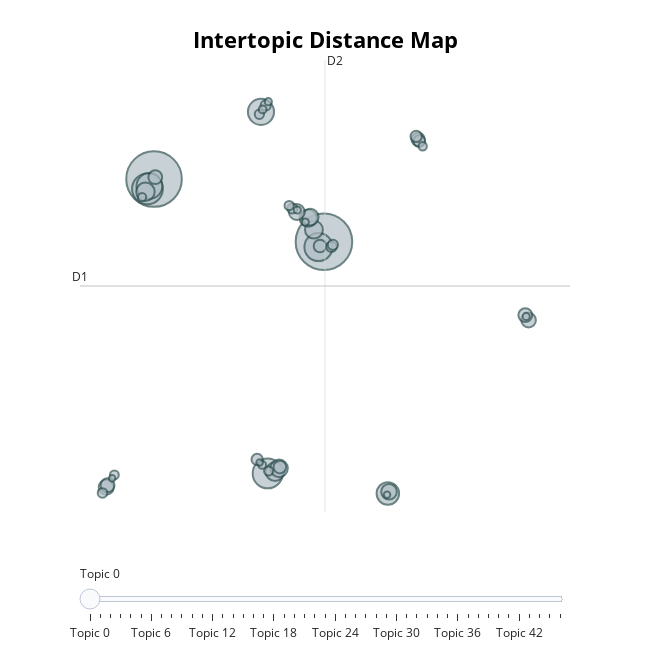

Source (notebook cell):
### Code cell
# Visualize the topics
topic_model.visualize_topics()

### Figure 1 — Plotly figure (JSON) as saved in the notebook; plotly's stock layout.template omitted (floating-point values rounded to 4 significant figures; data arrays with more than 128 entries replaced by an {"elided": "..."} marker saying what was removed)
{"data": [{"customdata": {"elided": "47x3 mixed values"}, "hovertemplate": "<b>Topic %{customdata[0]}</b><br>%{customdata[1]}<br>Size: %{customdata[2]}", "legendgroup": "", "marker": {"color": "#B0BEC5", "line": {"color": "DarkSlateGrey", "width": 2}, "size": [740, 715, 219, 207, 183, 158, 154, 117, 80, 79, 74, 71, 68, 64, 58, 57, 52, 49, 45, 44, 44, 41, 37, 37, 32, 30, 29, 25, 24, 24, 23, 21, 20, 20, 19, 18, 16, 16, 14, 14, 12, 12, 12, 12, 10, 10, 10], "sizemode": "area", "sizeref": 0.4625, "symbol": "circle"}, "mode": "markers", "name": "", "orientation": "v", "showlegend": false, "type": "scatter", "x": [4.718, -6.512, -6.946, 0.9983, 4.355, 0.5561, -6.817, 8.942, 1.486, -7.077, 4.056, 1.752, 3.673, 3.811, 2.925, 9.018, -9.671, 18.24, -9.583, 18.02, -6.43, 10.94, 1.803, 4.459, 11.02, 10.81, 0.3024, 5.211, 0.8676, 5.309, 2.623, -9.916, 2.42, 0.4506, 1.06, -9.131, 11.24, -7.303, 0.6393, 0.6662, 1.043, 3.483, 2.958, 18.08, -9.279, 0.4673, 8.89], "xaxis": "x", "y": [6.008, 8.742, 8.316, -4.106, 5.775, 11.68, 8.44, -4.983, -4.03, 8.188, 6.533, -3.886, 7.033, 7.082, 7.302, -4.907, -4.713, 2.584, -4.625, 2.805, 8.823, 10.47, -3.829, 5.822, 10.4, 10.6, -3.496, 5.783, 11.96, 5.869, 7.461, -4.958, 7.583, 11.57, -4.0, -4.173, 10.17, 7.951, -3.735, 11.78, 12.12, 6.865, 7.391, 2.746, -4.321, -3.633, -5.035], "yaxis": "y"}], "layout": {"annotations": [{"showarrow": false, "text": "D1", "x": -11.4, "y": 4.074, "yshift": 10}, {"showarrow": false, "text": "D2", "x": 4.787, "xshift": 10, "y": 13.94}], "height": 650, "hoverlabel": {"bgcolor": "white", "font": {"family": "Rockwell", "size": 16}}, "legend": {"itemsizing": "constant", "tracegroupgap": 0}, "margin": {"t": 60}, "shapes": [{"line": {"color": "#CFD8DC", "width": 2}, "type": "line", "x0": 4.787, "x1": 4.787, "y0": -5.791, "y1": 13.94}, {"line": {"color": "#9E9E9E", "width": 2}, "type": "line", "x0": -11.4, "x1": 20.98, "y0": 4.074, "y1": 4.074}], "sliders": [{"active": 0, "pad": {"t": 50}, "steps": [{"args": [{"marker.color": [["red", "#B0BEC5", "#B0BEC5", "#B0BEC5", "#B0BEC5", "#B0BEC5", "#B0BEC5", "#B0BEC5", "#B0BEC5", "#B0BEC5", "#B0BEC5", "#B0BEC5", "#B0BEC5", "#B0BEC5", "#B0BEC5", "#B0BEC5", "#B0BEC5", "#B0BEC5", "#B0BEC5", "#B0BEC5", "#B0BEC5", "#B0BEC5", "#B0BEC5", "#B0BEC5", "#B0BEC5", "#B0BEC5", "#B0BEC5", "#B0BEC5", "#B0BEC5", "#B0BEC5", "#B0BEC5", "#B0BEC5", "#B0BEC5", "#B0BEC5", "#B0BEC5", "#B0BEC5", "#B0BEC5", "#B0BEC5", "#B0BEC5", "#B0BEC5", "#B0BEC5", "#B0BEC5", "#B0BEC5", "#B0BEC5", "#B0BEC5", "#B0BEC5", "#B0BEC5"]]}], "label": "Topic 0", "method": "update"}, {"args": [{"marker.color": [["#B0BEC5", "red", "#B0BEC5", "#B0BEC5", "#B0BEC5", "#B0BEC5", "#B0BEC5", "#B0BEC5", "#B0BEC5", "#B0BEC5", "#B0BEC5", "#B0BEC5", "#B0BEC5", "#B0BEC5", "#B0BEC5", "#B0BEC5", "#B0BEC5", "#B0BEC5", "#B0BEC5", "#B0BEC5", "#B0BEC5", "#B0BEC5", "#B0BEC5", "#B0BEC5", "#B0BEC5", "#B0BEC5", "#B0BEC5", "#B0BEC5", "#B0BEC5", "#B0BEC5", "#B0BEC5", "#B0BEC5", "#B0BEC5", "#B0BEC5", "#B0BEC5", "#B0BEC5", "#B0BEC5", "#B0BEC5", "#B0BEC5", "#B0BEC5", "#B0BEC5", "#B0BEC5", "#B0BEC5", "#B0BEC5", "#B0BEC5", "#B0BEC5", "#B0BEC5"]]}], "label": "Topic 1", "method": "update"}, {"args": [{"marker.color": [["#B0BEC5", "#B0BEC5", "red", "#B0BEC5", "#B0BEC5", "#B0BEC5", "#B0BEC5", "#B0BEC5", "#B0BEC5", "#B0BEC5", "#B0BEC5", "#B0BEC5", "#B0BEC5", "#B0BEC5", "#B0BEC5", "#B0BEC5", "#B0BEC5", "#B0BEC5", "#B0BEC5", "#B0BEC5", "#B0BEC5", "#B0BEC5", "#B0BEC5", "#B0BEC5", "#B0BEC5", "#B0BEC5", "#B0BEC5", "#B0BEC5", "#B0BEC5", "#B0BEC5", "#B0BEC5", "#B0BEC5", "#B0BEC5", "#B0BEC5", "#B0BEC5", "#B0BEC5", "#B0BEC5", "#B0BEC5", "#B0BEC5", "#B0BEC5", "#B0BEC5", "#B0BEC5", "#B0BEC5", "#B0BEC5", "#B0BEC5", "#B0BEC5", "#B0BEC5"]]}], "label": "Topic 2", "method": "update"}, {"args": [{"marker.color": [["#B0BEC5", "#B0BEC5", "#B0BEC5", "red", "#B0BEC5", "#B0BEC5", "#B0BEC5", "#B0BEC5", "#B0BEC5", "#B0BEC5", "#B0BEC5", "#B0BEC5", "#B0BEC5", "#B0BEC5", "#B0BEC5", "#B0BEC5", "#B0BEC5", "#B0BEC5", "#B0BEC5", "#B0BEC5", "#B0BEC5", "#B0BEC5", "#B0BEC5", "#B0BEC5", "#B0BEC5", "#B0BEC5", "#B0BEC5", "#B0BEC5", "#B0BEC5", "#B0BEC5", "#B0BEC5", "#B0BEC5", "#B0BEC5", "#B0BEC5", "#B0BEC5", "#B0BEC5", "#B0BEC5", "#B0BEC5", "#B0BEC5", "#B0BEC5", "#B0BEC5", "#B0BEC5", "#B0BEC5", "#B0BEC5", "#B0BEC5", "#B0BEC5", "#B0BEC5"]]}], "label": "Topic 3", "method": "update"}, {"args": [{"marker.color": [["#B0BEC5", "#B0BEC5", "#B0BEC5", "#B0BEC5", "red", "#B0BEC5", "#B0BEC5", "#B0BEC5", "#B0BEC5", "#B0BEC5", "#B0BEC5", "#B0BEC5", "#B0BEC5", "#B0BEC5", "#B0BEC5", "#B0BEC5", "#B0BEC5", "#B0BEC5", "#B0BEC5", "#B0BEC5", "#B0BEC5", "#B0BEC5", "#B0BEC5", "#B0BEC5", "#B0BEC5", "#B0BEC5", "#B0BEC5", "#B0BEC5", "#B0BEC5", "#B0BEC5", "#B0BEC5", "#B0BEC5", "#B0BEC5", "#B0BEC5", "#B0BEC5", "#B0BEC5", "#B0BEC5", "#B0BEC5", "#B0BEC5", "#B0BEC5", "#B0BEC5", "#B0BEC5", "#B0BEC5", "#B0BEC5", "#B0BEC5", "#B0BEC5", "#B0BEC5"]]}], "label": "Topic 4", "method": "update"}, {"args": [{"marker.color": [["#B0BEC5", "#B0BEC5", "#B0BEC5", "#B0BEC5", "#B0BEC5", "red", "#B0BEC5", "#B0BEC5", "#B0BEC5", "#B0BEC5", "#B0BEC5", "#B0BEC5", "#B0BEC5", "#B0BEC5", "#B0BEC5", "#B0BEC5", "#B0BEC5", "#B0BEC5", "#B0BEC5", "#B0BEC5", "#B0BEC5", "#B0BEC5", "#B0BEC5", "#B0BEC5", "#B0BEC5", "#B0BEC5", "#B0BEC5", "#B0BEC5", "#B0BEC5", "#B0BEC5", "#B0BEC5", "#B0BEC5", "#B0BEC5", "#B0BEC5", "#B0BEC5", "#B0BEC5", "#B0BEC5", "#B0BEC5", "#B0BEC5", "#B0BEC5", "#B0BEC5", "#B0BEC5", "#B0BEC5", "#B0BEC5", "#B0BEC5", "#B0BEC5", "#B0BEC5"]]}], "label": "Topic 5", "method": "update"}, {"args": [{"marker.color": [["#B0BEC5", "#B0BEC5", "#B0BEC5", "#B0BEC5", "#B0BEC5", "#B0BEC5", "red", "#B0BEC5", "#B0BEC5", "#B0BEC5", "#B0BEC5", "#B0BEC5", "#B0BEC5", "#B0BEC5", "#B0BEC5", "#B0BEC5", "#B0BEC5", "#B0BEC5", "#B0BEC5", "#B0BEC5", "#B0BEC5", "#B0BEC5", "#B0BEC5", "#B0BEC5", "#B0BEC5", "#B0BEC5", "#B0BEC5", "#B0BEC5", "#B0BEC5", "#B0BEC5", "#B0BEC5", "#B0BEC5", "#B0BEC5", "#B0BEC5", "#B0BEC5", "#B0BEC5", "#B0BEC5", "#B0BEC5", "#B0BEC5", "#B0BEC5", "#B0BEC5", "#B0BEC5", "#B0BEC5", "#B0BEC5", "#B0BEC5", "#B0BEC5", "#B0BEC5"]]}], "label": "Topic 6", "method": "update"}, {"args": [{"marker.color": [["#B0BEC5", "#B0BEC5", "#B0BEC5", "#B0BEC5", "#B0BEC5", "#B0BEC5", "#B0BEC5", "red", "#B0BEC5", "#B0BEC5", "#B0BEC5", "#B0BEC5", "#B0BEC5", "#B0BEC5", "#B0BEC5", "#B0BEC5", "#B0BEC5", "#B0BEC5", "#B0BEC5", "#B0BEC5", "#B0BEC5", "#B0BEC5", "#B0BEC5", "#B0BEC5", "#B0BEC5", "#B0BEC5", "#B0BEC5", "#B0BEC5", "#B0BEC5", "#B0BEC5", "#B0BEC5", "#B0BEC5", "#B0BEC5", "#B0BEC5", "#B0BEC5", "#B0BEC5", "#B0BEC5", "#B0BEC5", "#B0BEC5", "#B0BEC5", "#B0BEC5", "#B0BEC5", "#B0BEC5", "#B0BEC5", "#B0BEC5", "#B0BEC5", "#B0BEC5"]]}], "label": "Topic 7", "method": "update"}, {"args": [{"marker.color": [["#B0BEC5", "#B0BEC5", "#B0BEC5", "#B0BEC5", "#B0BEC5", "#B0BEC5", "#B0BEC5", "#B0BEC5", "red", "#B0BEC5", "#B0BEC5", "#B0BEC5", "#B0BEC5", "#B0BEC5", "#B0BEC5", "#B0BEC5", "#B0BEC5", "#B0BEC5", "#B0BEC5", "#B0BEC5", "#B0BEC5", "#B0BEC5", "#B0BEC5", "#B0BEC5", "#B0BEC5", "#B0BEC5", "#B0BEC5", "#B0BEC5", "#B0BEC5", "#B0BEC5", "#B0BEC5", "#B0BEC5", "#B0BEC5", "#B0BEC5", "#B0BEC5", "#B0BEC5", "#B0BEC5", "#B0BEC5", "#B0BEC5", "#B0BEC5", "#B0BEC5", "#B0BEC5", "#B0BEC5", "#B0BEC5", "#B0BEC5", "#B0BEC5", "#B0BEC5"]]}], "label": "Topic 8", "method": "update"}, {"args": [{"marker.color": [["#B0BEC5", "#B0BEC5", "#B0BEC5", "#B0BEC5", "#B0BEC5", "#B0BEC5", "#B0BEC5", "#B0BEC5", "#B0BEC5", "red", "#B0BEC5", "#B0BEC5", "#B0BEC5", "#B0BEC5", "#B0BEC5", "#B0BEC5", "#B0BEC5", "#B0BEC5", "#B0BEC5", "#B0BEC5", "#B0BEC5", "#B0BEC5", "#B0BEC5", "#B0BEC5", "#B0BEC5", "#B0BEC5", "#B0BEC5", "#B0BEC5", "#B0BEC5", "#B0BEC5", "#B0BEC5", "#B0BEC5", "#B0BEC5", "#B0BEC5", "#B0BEC5", "#B0BEC5", "#B0BEC5", "#B0BEC5", "#B0BEC5", "#B0BEC5", "#B0BEC5", "#B0BEC5", "#B0BEC5", "#B0BEC5", "#B0BEC5", "#B0BEC5", "#B0BEC5"]]}], "label": "Topic 9", "method": "update"}, {"args": [{"marker.color": [["#B0BEC5", "#B0BEC5", "#B0BEC5", "#B0BEC5", "#B0BEC5", "#B0BEC5", "#B0BEC5", "#B0BEC5", "#B0BEC5", "#B0BEC5", "red", "#B0BEC5", "#B0BEC5", "#B0BEC5", "#B0BEC5", "#B0BEC5", "#B0BEC5", "#B0BEC5", "#B0BEC5", "#B0BEC5", "#B0BEC5", "#B0BEC5", "#B0BEC5", "#B0BEC5", "#B0BEC5", "#B0BEC5", "#B0BEC5", "#B0BEC5", "#B0BEC5", "#B0BEC5", "#B0BEC5", "#B0BEC5", "#B0BEC5", "#B0BEC5", "#B0BEC5", "#B0BEC5", "#B0BEC5", "#B0BEC5", "#B0BEC5", "#B0BEC5", "#B0BEC5", "#B0BEC5", "#B0BEC5", "#B0BEC5", "#B0BEC5", "#B0BEC5", "#B0BEC5"]]}], "label": "Topic 10", "method": "update"}, {"args": [{"marker.color": [["#B0BEC5", "#B0BEC5", "#B0BEC5", "#B0BEC5", "#B0BEC5", "#B0BEC5", "#B0BEC5", "#B0BEC5", "#B0BEC5", "#B0BEC5", "#B0BEC5", "red", "#B0BEC5", "#B0BEC5", "#B0BEC5", "#B0BEC5", "#B0BEC5", "#B0BEC5", "#B0BEC5", "#B0BEC5", "#B0BEC5", "#B0BEC5", "#B0BEC5", "#B0BEC5", "#B0BEC5", "#B0BEC5", "#B0BEC5", "#B0BEC5", "#B0BEC5", "#B0BEC5", "#B0BEC5", "#B0BEC5", "#B0BEC5", "#B0BEC5", "#B0BEC5", "#B0BEC5", "#B0BEC5", "#B0BEC5", "#B0BEC5", "#B0BEC5", "#B0BEC5", "#B0BEC5", "#B0BEC5", "#B0BEC5", "#B0BEC5", "#B0BEC5", "#B0BEC5"]]}], "label": "Topic 11", "method": "update"}, {"args": [{"marker.color": [["#B0BEC5", "#B0BEC5", "#B0BEC5", "#B0BEC5", "#B0BEC5", "#B0BEC5", "#B0BEC5", "#B0BEC5", "#B0BEC5", "#B0BEC5", "#B0BEC5", "#B0BEC5", "red", "#B0BEC5", "#B0BEC5", "#B0BEC5", "#B0BEC5", "#B0BEC5", "#B0BEC5", "#B0BEC5", "#B0BEC5", "#B0BEC5", "#B0BEC5", "#B0BEC5", "#B0BEC5", "#B0BEC5", "#B0BEC5", "#B0BEC5", "#B0BEC5", "#B0BEC5", "#B0BEC5", "#B0BEC5", "#B0BEC5", "#B0BEC5", "#B0BEC5", "#B0BEC5", "#B0BEC5", "#B0BEC5", "#B0BEC5", "#B0BEC5", "#B0BEC5", "#B0BEC5", "#B0BEC5", "#B0BEC5", "#B0BEC5", "#B0BEC5", "#B0BEC5"]]}], "label": "Topic 12", "method": "update"}, {"args": [{"marker.color": [["#B0BEC5", "#B0BEC5", "#B0BEC5", "#B0BEC5", "#B0BEC5", "#B0BEC5", "#B0BEC5", "#B0BEC5", "#B0BEC5", "#B0BEC5", "#B0BEC5", "#B0BEC5", "#B0BEC5", "red", "#B0BEC5", "#B0BEC5", "#B0BEC5", "#B0BEC5", "#B0BEC5", "#B0BEC5", "#B0BEC5", "#B0BEC5", "#B0BEC5", "#B0BEC5", "#B0BEC5", "#B0BEC5", "#B0BEC5", "#B0BEC5", "#B0BEC5", "#B0BEC5", "#B0BEC5", "#B0BEC5", "#B0BEC5", "#B0BEC5", "#B0BEC5", "#B0BEC5", "#B0BEC5", "#B0BEC5", "#B0BEC5", "#B0BEC5", "#B0BEC5", "#B0BEC5", "#B0BEC5", "#B0BEC5", "#B0BEC5", "#B0BEC5", "#B0BEC5"]]}], "label": "Topic 13", "method": "update"}, {"args": [{"marker.color": [["#B0BEC5", "#B0BEC5", "#B0BEC5", "#B0BEC5", "#B0BEC5", "#B0BEC5", "#B0BEC5", "#B0BEC5", "#B0BEC5", "#B0BEC5", "#B0BEC5", "#B0BEC5", "#B0BEC5", "#B0BEC5", "red", "#B0BEC5", "#B0BEC5", "#B0BEC5", "#B0BEC5", "#B0BEC5", "#B0BEC5", "#B0BEC5", "#B0BEC5", "#B0BEC5", "#B0BEC5", "#B0BEC5", "#B0BEC5", "#B0BEC5", "#B0BEC5", "#B0BEC5", "#B0BEC5", "#B0BEC5", "#B0BEC5", "#B0BEC5", "#B0BEC5", "#B0BEC5", "#B0BEC5", "#B0BEC5", "#B0BEC5", "#B0BEC5", "#B0BEC5", "#B0BEC5", "#B0BEC5", "#B0BEC5", "#B0BEC5", "#B0BEC5", "#B0BEC5"]]}], "label": "Topic 14", "method": "update"}, {"args": [{"marker.color": [["#B0BEC5", "#B0BEC5", "#B0BEC5", "#B0BEC5", "#B0BEC5", "#B0BEC5", "#B0BEC5", "#B0BEC5", "#B0BEC5", "#B0BEC5", "#B0BEC5", "#B0BEC5", "#B0BEC5", "#B0BEC5", "#B0BEC5", "red", "#B0BEC5", "#B0BEC5", "#B0BEC5", "#B0BEC5", "#B0BEC5", "#B0BEC5", "#B0BEC5", "#B0BEC5", "#B0BEC5", "#B0BEC5", "#B0BEC5", "#B0BEC5", "#B0BEC5", "#B0BEC5", "#B0BEC5", "#B0BEC5", "#B0BEC5", "#B0BEC5", "#B0BEC5", "#B0BEC5", "#B0BEC5", "#B0BEC5", "#B0BEC5", "#B0BEC5", "#B0BEC5", "#B0BEC5", "#B0BEC5", "#B0BEC5", "#B0BEC5", "#B0BEC5", "#B0BEC5"]]}], "label": "Topic 15", "method": "update"}, {"args": [{"marker.color": [["#B0BEC5", "#B0BEC5", "#B0BEC5", "#B0BEC5", "#B0BEC5", "#B0BEC5", "#B0BEC5", "#B0BEC5", "#B0BEC5", "#B0BEC5", "#B0BEC5", "#B0BEC5", "#B0BEC5", "#B0BEC5", "#B0BEC5", "#B0BEC5", "red", "#B0BEC5", "#B0BEC5", "#B0BEC5", "#B0BEC5", "#B0BEC5", "#B0BEC5", "#B0BEC5", "#B0BEC5", "#B0BEC5", "#B0BEC5", "#B0BEC5", "#B0BEC5", "#B0BEC5", "#B0BEC5", "#B0BEC5", "#B0BEC5", "#B0BEC5", "#B0BEC5", "#B0BEC5", "#B0BEC5", "#B0BEC5", "#B0BEC5", "#B0BEC5", "#B0BEC5", "#B0BEC5", "#B0BEC5", "#B0BEC5", "#B0BEC5", "#B0BEC5", "#B0BEC5"]]}], "label": "Topic 16", "method": "update"}, {"args": [{"marker.color": [["#B0BEC5", "#B0BEC5", "#B0BEC5", "#B0BEC5", "#B0BEC5", "#B0BEC5", "#B0BEC5", "#B0BEC5", "#B0BEC5", "#B0BEC5", "#B0BEC5", "#B0BEC5", "#B0BEC5", "#B0BEC5", "#B0BEC5", "#B0BEC5", "#B0BEC5", "red", "#B0BEC5", "#B0BEC5", "#B0BEC5", "#B0BEC5", "#B0BEC5", "#B0BEC5", "#B0BEC5", "#B0BEC5", "#B0BEC5", "#B0BEC5", "#B0BEC5", "#B0BEC5", "#B0BEC5", "#B0BEC5", "#B0BEC5", "#B0BEC5", "#B0BEC5", "#B0BEC5", "#B0BEC5", "#B0BEC5", "#B0BEC5", "#B0BEC5", "#B0BEC5", "#B0BEC5", "#B0BEC5", "#B0BEC5", "#B0BEC5", "#B0BEC5", "#B0BEC5"]]}], "label": "Topic 17", "method": "update"}, {"args": [{"marker.color": [["#B0BEC5", "#B0BEC5", "#B0BEC5", "#B0BEC5", "#B0BEC5", "#B0BEC5", "#B0BEC5", "#B0BEC5", "#B0BEC5", "#B0BEC5", "#B0BEC5", "#B0BEC5", "#B0BEC5", "#B0BEC5", "#B0BEC5", "#B0BEC5", "#B0BEC5", "#B0BEC5", "red", "#B0BEC5", "#B0BEC5", "#B0BEC5", "#B0BEC5", "#B0BEC5", "#B0BEC5", "#B0BEC5", "#B0BEC5", "#B0BEC5", "#B0BEC5", "#B0BEC5", "#B0BEC5", "#B0BEC5", "#B0BEC5", "#B0BEC5", "#B0BEC5", "#B0BEC5", "#B0BEC5", "#B0BEC5", "#B0BEC5", "#B0BEC5", "#B0BEC5", "#B0BEC5", "#B0BEC5", "#B0BEC5", "#B0BEC5", "#B0BEC5", "#B0BEC5"]]}], "label": "Topic 18", "method": "update"}, {"args": [{"marker.color": [["#B0BEC5", "#B0BEC5", "#B0BEC5", "#B0BEC5", "#B0BEC5", "#B0BEC5", "#B0BEC5", "#B0BEC5", "#B0BEC5", "#B0BEC5", "#B0BEC5", "#B0BEC5", "#B0BEC5", "#B0BEC5", "#B0BEC5", "#B0BEC5", "#B0BEC5", "#B0BEC5", "#B0BEC5", "red", "#B0BEC5", "#B0BEC5", "#B0BEC5", "#B0BEC5", "#B0BEC5", "#B0BEC5", "#B0BEC5", "#B0BEC5", "#B0BEC5", "#B0BEC5", "#B0BEC5", "#B0BEC5", "#B0BEC5", "#B0BEC5", "#B0BEC5", "#B0BEC5", "#B0BEC5", "#B0BEC5", "#B0BEC5", "#B0BEC5", "#B0BEC5", "#B0BEC5", "#B0BEC5", "#B0BEC5", "#B0BEC5", "#B0BEC5", "#B0BEC5"]]}], "label": "Topic 19", "method": "update"}, {"args": [{"marker.color": [["#B0BEC5", "#B0BEC5", "#B0BEC5", "#B0BEC5", "#B0BEC5", "#B0BEC5", "#B0BEC5", "#B0BEC5", "#B0BEC5", "#B0BEC5", "#B0BEC5", "#B0BEC5", "#B0BEC5", "#B0BEC5", "#B0BEC5", "#B0BEC5", "#B0BEC5", "#B0BEC5", "#B0BEC5", "#B0BEC5", "red", "#B0BEC5", "#B0BEC5", "#B0BEC5", "#B0BEC5", "#B0BEC5", "#B0BEC5", "#B0BEC5", "#B0BEC5", "#B0BEC5", "#B0BEC5", "#B0BEC5", "#B0BEC5", "#B0BEC5", "#B0BEC5", "#B0BEC5", "#B0BEC5", "#B0BEC5", "#B0BEC5", "#B0BEC5", "#B0BEC5", "#B0BEC5", "#B0BEC5", "#B0BEC5", "#B0BEC5", "#B0BEC5", "#B0BEC5"]]}], "label": "Topic 20", "method": "update"}, {"args": [{"marker.color": [["#B0BEC5", "#B0BEC5", "#B0BEC5", "#B0BEC5", "#B0BEC5", "#B0BEC5", "#B0BEC5", "#B0BEC5", "#B0BEC5", "#B0BEC5", "#B0BEC5", "#B0BEC5", "#B0BEC5", "#B0BEC5", "#B0BEC5", "#B0BEC5", "#B0BEC5", "#B0BEC5", "#B0BEC5", "#B0BEC5", "#B0BEC5", "red", "#B0BEC5", "#B0BEC5", "#B0BEC5", "#B0BEC5", "#B0BEC5", "#B0BEC5", "#B0BEC5", "#B0BEC5", "#B0BEC5", "#B0BEC5", "#B0BEC5", "#B0BEC5", "#B0BEC5", "#B0BEC5", "#B0BEC5", "#B0BEC5", "#B0BEC5", "#B0BEC5", "#B0BEC5", "#B0BEC5", "#B0BEC5", "#B0BEC5", "#B0BEC5", "#B0BEC5", "#B0BEC5"]]}], "label": "Topic 21", "method": "update"}, {"args": [{"marker.color": [["#B0BEC5", "#B0BEC5", "#B0BEC5", "#B0BEC5", "#B0BEC5", "#B0BEC5", "#B0BEC5", "#B0BEC5", "#B0BEC5", "#B0BEC5", "#B0BEC5", "#B0BEC5", "#B0BEC5", "#B0BEC5", "#B0BEC5", "#B0BEC5", "#B0BEC5", "#B0BEC5", "#B0BEC5", "#B0BEC5", "#B0BEC5", "#B0BEC5", "red", "#B0BEC5", "#B0BEC5", "#B0BEC5", "#B0BEC5", "#B0BEC5", "#B0BEC5", "#B0BEC5", "#B0BEC5", "#B0BEC5", "#B0BEC5", "#B0BEC5", "#B0BEC5", "#B0BEC5", "#B0BEC5", "#B0BEC5", "#B0BEC5", "#B0BEC5", "#B0BEC5", "#B0BEC5", "#B0BEC5", "#B0BEC5", "#B0BEC5", "#B0BEC5", "#B0BEC5"]]}], "label": "Topic 22", "method": "update"}, {"args": [{"marker.color": [["#B0BEC5", "#B0BEC5", "#B0BEC5", "#B0BEC5", "#B0BEC5", "#B0BEC5", "#B0BEC5", "#B0BEC5", "#B0BEC5", "#B0BEC5", "#B0BEC5", "#B0BEC5", "#B0BEC5", "#B0BEC5", "#B0BEC5", "#B0BEC5", "#B0BEC5", "#B0BEC5", "#B0BEC5", "#B0BEC5", "#B0BEC5", "#B0BEC5", "#B0BEC5", "red", "#B0BEC5", "#B0BEC5", "#B0BEC5", "#B0BEC5", "#B0BEC5", "#B0BEC5", "#B0BEC5", "#B0BEC5", "#B0BEC5", "#B0BEC5", "#B0BEC5", "#B0BEC5", "#B0BEC5", "#B0BEC5", "#B0BEC5", "#B0BEC5", "#B0BEC5", "#B0BEC5", "#B0BEC5", "#B0BEC5", "#B0BEC5", "#B0BEC5", "#B0BEC5"]]}], "label": "Topic 23", "method": "update"}, {"args": [{"marker.color": [["#B0BEC5", "#B0BEC5", "#B0BEC5", "#B0BEC5", "#B0BEC5", "#B0BEC5", "#B0BEC5", "#B0BEC5", "#B0BEC5", "#B0BEC5", "#B0BEC5", "#B0BEC5", "#B0BEC5", "#B0BEC5", "#B0BEC5", "#B0BEC5", "#B0BEC5", "#B0BEC5", "#B0BEC5", "#B0BEC5", "#B0BEC5", "#B0BEC5", "#B0BEC5", "#B0BEC5", "red", "#B0BEC5", "#B0BEC5", "#B0BEC5", "#B0BEC5", "#B0BEC5", "#B0BEC5", "#B0BEC5", "#B0BEC5", "#B0BEC5", "#B0BEC5", "#B0BEC5", "#B0BEC5", "#B0BEC5", "#B0BEC5", "#B0BEC5", "#B0BEC5", "#B0BEC5", "#B0BEC5", "#B0BEC5", "#B0BEC5", "#B0BEC5", "#B0BEC5"]]}], "label": "Topic 24", "method": "update"}, {"args": [{"marker.color": [["#B0BEC5", "#B0BEC5", "#B0BEC5", "#B0BEC5", "#B0BEC5", "#B0BEC5", "#B0BEC5", "#B0BEC5", "#B0BEC5", "#B0BEC5", "#B0BEC5", "#B0BEC5", "#B0BEC5", "#B0BEC5", "#B0BEC5", "#B0BEC5", "#B0BEC5", "#B0BEC5", "#B0BEC5", "#B0BEC5", "#B0BEC5", "#B0BEC5", "#B0BEC5", "#B0BEC5", "#B0BEC5", "red", "#B0BEC5", "#B0BEC5", "#B0BEC5", "#B0BEC5", "#B0BEC5", "#B0BEC5", "#B0BEC5", "#B0BEC5", "#B0BEC5", "#B0BEC5", "#B0BEC5", "#B0BEC5", "#B0BEC5", "#B0BEC5", "#B0BEC5", "#B0BEC5", "#B0BEC5", "#B0BEC5", "#B0BEC5", "#B0BEC5", "#B0BEC5"]]}], "label": "Topic 25", "method": "update"}, {"args": [{"marker.color": [["#B0BEC5", "#B0BEC5", "#B0BEC5", "#B0BEC5", "#B0BEC5", "#B0BEC5", "#B0BEC5", "#B0BEC5", "#B0BEC5", "#B0BEC5", "#B0BEC5", "#B0BEC5", "#B0BEC5", "#B0BEC5", "#B0BEC5", "#B0BEC5", "#B0BEC5", "#B0BEC5", "#B0BEC5", "#B0BEC5", "#B0BEC5", "#B0BEC5", "#B0BEC5", "#B0BEC5", "#B0BEC5", "#B0BEC5", "red", "#B0BEC5", "#B0BEC5", "#B0BEC5", "#B0BEC5", "#B0BEC5", "#B0BEC5", "#B0BEC5", "#B0BEC5", "#B0BEC5", "#B0BEC5", "#B0BEC5", "#B0BEC5", "#B0BEC5", "#B0BEC5", "#B0BEC5", "#B0BEC5", "#B0BEC5", "#B0BEC5", "#B0BEC5", "#B0BEC5"]]}], "label": "Topic 26", "method": "update"}, {"args": [{"marker.color": [["#B0BEC5", "#B0BEC5", "#B0BEC5", "#B0BEC5", "#B0BEC5", "#B0BEC5", "#B0BEC5", "#B0BEC5", "#B0BEC5", "#B0BEC5", "#B0BEC5", "#B0BEC5", "#B0BEC5", "#B0BEC5", "#B0BEC5", "#B0BEC5", "#B0BEC5", "#B0BEC5", "#B0BEC5", "#B0BEC5", "#B0BEC5", "#B0BEC5", "#B0BEC5", "#B0BEC5", "#B0BEC5", "#B0BEC5", "#B0BEC5", "red", "#B0BEC5", "#B0BEC5", "#B0BEC5", "#B0BEC5", "#B0BEC5", "#B0BEC5", "#B0BEC5", "#B0BEC5", "#B0BEC5", "#B0BEC5", "#B0BEC5", "#B0BEC5", "#B0BEC5", "#B0BEC5", "#B0BEC5", "#B0BEC5", "#B0BEC5", "#B0BEC5", "#B0BEC5"]]}], "label": "Topic 27", "method": "update"}, {"args": [{"marker.color": [["#B0BEC5", "#B0BEC5", "#B0BEC5", "#B0BEC5", "#B0BEC5", "#B0BEC5", "#B0BEC5", "#B0BEC5", "#B0BEC5", "#B0BEC5", "#B0BEC5", "#B0BEC5", "#B0BEC5", "#B0BEC5", "#B0BEC5", "#B0BEC5", "#B0BEC5", "#B0BEC5", "#B0BEC5", "#B0BEC5", "#B0BEC5", "#B0BEC5", "#B0BEC5", "#B0BEC5", "#B0BEC5", "#B0BEC5", "#B0BEC5", "#B0BEC5", "red", "#B0BEC5", "#B0BEC5", "#B0BEC5", "#B0BEC5", "#B0BEC5", "#B0BEC5", "#B0BEC5", "#B0BEC5", "#B0BEC5", "#B0BEC5", "#B0BEC5", "#B0BEC5", "#B0BEC5", "#B0BEC5", "#B0BEC5", "#B0BEC5", "#B0BEC5", "#B0BEC5"]]}], "label": "Topic 28", "method": "update"}, {"args": [{"marker.color": [["#B0BEC5", "#B0BEC5", "#B0BEC5", "#B0BEC5", "#B0BEC5", "#B0BEC5", "#B0BEC5", "#B0BEC5", "#B0BEC5", "#B0BEC5", "#B0BEC5", "#B0BEC5", "#B0BEC5", "#B0BEC5", "#B0BEC5", "#B0BEC5", "#B0BEC5", "#B0BEC5", "#B0BEC5", "#B0BEC5", "#B0BEC5", "#B0BEC5", "#B0BEC5", "#B0BEC5", "#B0BEC5", "#B0BEC5", "#B0BEC5", "#B0BEC5", "#B0BEC5", "red", "#B0BEC5", "#B0BEC5", "#B0BEC5", "#B0BEC5", "#B0BEC5", "#B0BEC5", "#B0BEC5", "#B0BEC5", "#B0BEC5", "#B0BEC5", "#B0BEC5", "#B0BEC5", "#B0BEC5", "#B0BEC5", "#B0BEC5", "#B0BEC5", "#B0BEC5"]]}], "label": "Topic 29", "method": "update"}, {"args": [{"marker.color": [["#B0BEC5", "#B0BEC5", "#B0BEC5", "#B0BEC5", "#B0BEC5", "#B0BEC5", "#B0BEC5", "#B0BEC5", "#B0BEC5", "#B0BEC5", "#B0BEC5", "#B0BEC5", "#B0BEC5", "#B0BEC5", "#B0BEC5", "#B0BEC5", "#B0BEC5", "#B0BEC5", "#B0BEC5", "#B0BEC5", "#B0BEC5", "#B0BEC5", "#B0BEC5", "#B0BEC5", "#B0BEC5", "#B0BEC5", "#B0BEC5", "#B0BEC5", "#B0BEC5", "#B0BEC5", "red", "#B0BEC5", "#B0BEC5", "#B0BEC5", "#B0BEC5", "#B0BEC5", "#B0BEC5", "#B0BEC5", "#B0BEC5", "#B0BEC5", "#B0BEC5", "#B0BEC5", "#B0BEC5", "#B0BEC5", "#B0BEC5", "#B0BEC5", "#B0BEC5"]]}], "label": "Topic 30", "method": "update"}, {"args": [{"marker.color": [["#B0BEC5", "#B0BEC5", "#B0BEC5", "#B0BEC5", "#B0BEC5", "#B0BEC5", "#B0BEC5", "#B0BEC5", "#B0BEC5", "#B0BEC5", "#B0BEC5", "#B0BEC5", "#B0BEC5", "#B0BEC5", "#B0BEC5", "#B0BEC5", "#B0BEC5", "#B0BEC5", "#B0BEC5", "#B0BEC5", "#B0BEC5", "#B0BEC5", "#B0BEC5", "#B0BEC5", "#B0BEC5", "#B0BEC5", "#B0BEC5", "#B0BEC5", "#B0BEC5", "#B0BEC5", "#B0BEC5", "red", "#B0BEC5", "#B0BEC5", "#B0BEC5", "#B0BEC5", "#B0BEC5", "#B0BEC5", "#B0BEC5", "#B0BEC5", "#B0BEC5", "#B0BEC5", "#B0BEC5", "#B0BEC5", "#B0BEC5", "#B0BEC5", "#B0BEC5"]]}], "label": "Topic 31", "method": "update"}, {"args": [{"marker.color": [["#B0BEC5", "#B0BEC5", "#B0BEC5", "#B0BEC5", "#B0BEC5", "#B0BEC5", "#B0BEC5", "#B0BEC5", "#B0BEC5", "#B0BEC5", "#B0BEC5", "#B0BEC5", "#B0BEC5", "#B0BEC5", "#B0BEC5", "#B0BEC5", "#B0BEC5", "#B0BEC5", "#B0BEC5", "#B0BEC5", "#B0BEC5", "#B0BEC5", "#B0BEC5", "#B0BEC5", "#B0BEC5", "#B0BEC5", "#B0BEC5", "#B0BEC5", "#B0BEC5", "#B0BEC5", "#B0BEC5", "#B0BEC5", "red", "#B0BEC5", "#B0BEC5", "#B0BEC5", "#B0BEC5", "#B0BEC5", "#B0BEC5", "#B0BEC5", "#B0BEC5", "#B0BEC5", "#B0BEC5", "#B0BEC5", "#B0BEC5", "#B0BEC5", "#B0BEC5"]]}], "label": "Topic 32", "method": "update"}, {"args": [{"marker.color": [["#B0BEC5", "#B0BEC5", "#B0BEC5", "#B0BEC5", "#B0BEC5", "#B0BEC5", "#B0BEC5", "#B0BEC5", "#B0BEC5", "#B0BEC5", "#B0BEC5", "#B0BEC5", "#B0BEC5", "#B0BEC5", "#B0BEC5", "#B0BEC5", "#B0BEC5", "#B0BEC5", "#B0BEC5", "#B0BEC5", "#B0BEC5", "#B0BEC5", "#B0BEC5", "#B0BEC5", "#B0BEC5", "#B0BEC5", "#B0BEC5", "#B0BEC5", "#B0BEC5", "#B0BEC5", "#B0BEC5", "#B0BEC5", "#B0BEC5", "red", "#B0BEC5", "#B0BEC5", "#B0BEC5", "#B0BEC5", "#B0BEC5", "#B0BEC5", "#B0BEC5", "#B0BEC5", "#B0BEC5", "#B0BEC5", "#B0BEC5", "#B0BEC5", "#B0BEC5"]]}], "label": "Topic 33", "method": "update"}, {"args": [{"marker.color": [["#B0BEC5", "#B0BEC5", "#B0BEC5", "#B0BEC5", "#B0BEC5", "#B0BEC5", "#B0BEC5", "#B0BEC5", "#B0BEC5", "#B0BEC5", "#B0BEC5", "#B0BEC5", "#B0BEC5", "#B0BEC5", "#B0BEC5", "#B0BEC5", "#B0BEC5", "#B0BEC5", "#B0BEC5", "#B0BEC5", "#B0BEC5", "#B0BEC5", "#B0BEC5", "#B0BEC5", "#B0BEC5", "#B0BEC5", "#B0BEC5", "#B0BEC5", "#B0BEC5", "#B0BEC5", "#B0BEC5", "#B0BEC5", "#B0BEC5", "#B0BEC5", "red", "#B0BEC5", "#B0BEC5", "#B0BEC5", "#B0BEC5", "#B0BEC5", "#B0BEC5", "#B0BEC5", "#B0BEC5", "#B0BEC5", "#B0BEC5", "#B0BEC5", "#B0BEC5"]]}], "label": "Topic 34", "method": "update"}, {"args": [{"marker.color": [["#B0BEC5", "#B0BEC5", "#B0BEC5", "#B0BEC5", "#B0BEC5", "#B0BEC5", "#B0BEC5", "#B0BEC5", "#B0BEC5", "#B0BEC5", "#B0BEC5", "#B0BEC5", "#B0BEC5", "#B0BEC5", "#B0BEC5", "#B0BEC5", "#B0BEC5", "#B0BEC5", "#B0BEC5", "#B0BEC5", "#B0BEC5", "#B0BEC5", "#B0BEC5", "#B0BEC5", "#B0BEC5", "#B0BEC5", "#B0BEC5", "#B0BEC5", "#B0BEC5", "#B0BEC5", "#B0BEC5", "#B0BEC5", "#B0BEC5", "#B0BEC5", "#B0BEC5", "red", "#B0BEC5", "#B0BEC5", "#B0BEC5", "#B0BEC5", "#B0BEC5", "#B0BEC5", "#B0BEC5", "#B0BEC5", "#B0BEC5", "#B0BEC5", "#B0BEC5"]]}], "label": "Topic 35", "method": "update"}, {"args": [{"marker.color": [["#B0BEC5", "#B0BEC5", "#B0BEC5", "#B0BEC5", "#B0BEC5", "#B0BEC5", "#B0BEC5", "#B0BEC5", "#B0BEC5", "#B0BEC5", "#B0BEC5", "#B0BEC5", "#B0BEC5", "#B0BEC5", "#B0BEC5", "#B0BEC5", "#B0BEC5", "#B0BEC5", "#B0BEC5", "#B0BEC5", "#B0BEC5", "#B0BEC5", "#B0BEC5", "#B0BEC5", "#B0BEC5", "#B0BEC5", "#B0BEC5", "#B0BEC5", "#B0BEC5", "#B0BEC5", "#B0BEC5", "#B0BEC5", "#B0BEC5", "#B0BEC5", "#B0BEC5", "#B0BEC5", "red", "#B0BEC5", "#B0BEC5", "#B0BEC5", "#B0BEC5", "#B0BEC5", "#B0BEC5", "#B0BEC5", "#B0BEC5", "#B0BEC5", "#B0BEC5"]]}], "label": "Topic 36", "method": "update"}, {"args": [{"marker.color": [["#B0BEC5", "#B0BEC5", "#B0BEC5", "#B0BEC5", "#B0BEC5", "#B0BEC5", "#B0BEC5", "#B0BEC5", "#B0BEC5", "#B0BEC5", "#B0BEC5", "#B0BEC5", "#B0BEC5", "#B0BEC5", "#B0BEC5", "#B0BEC5", "#B0BEC5", "#B0BEC5", "#B0BEC5", "#B0BEC5", "#B0BEC5", "#B0BEC5", "#B0BEC5", "#B0BEC5", "#B0BEC5", "#B0BEC5", "#B0BEC5", "#B0BEC5", "#B0BEC5", "#B0BEC5", "#B0BEC5", "#B0BEC5", "#B0BEC5", "#B0BEC5", "#B0BEC5", "#B0BEC5", "#B0BEC5", "red", "#B0BEC5", "#B0BEC5", "#B0BEC5", "#B0BEC5", "#B0BEC5", "#B0BEC5", "#B0BEC5", "#B0BEC5", "#B0BEC5"]]}], "label": "Topic 37", "method": "update"}, {"args": [{"marker.color": [["#B0BEC5", "#B0BEC5", "#B0BEC5", "#B0BEC5", "#B0BEC5", "#B0BEC5", "#B0BEC5", "#B0BEC5", "#B0BEC5", "#B0BEC5", "#B0BEC5", "#B0BEC5", "#B0BEC5", "#B0BEC5", "#B0BEC5", "#B0BEC5", "#B0BEC5", "#B0BEC5", "#B0BEC5", "#B0BEC5", "#B0BEC5", "#B0BEC5", "#B0BEC5", "#B0BEC5", "#B0BEC5", "#B0BEC5", "#B0BEC5", "#B0BEC5", "#B0BEC5", "#B0BEC5", "#B0BEC5", "#B0BEC5", "#B0BEC5", "#B0BEC5", "#B0BEC5", "#B0BEC5", "#B0BEC5", "#B0BEC5", "red", "#B0BEC5", "#B0BEC5", "#B0BEC5", "#B0BEC5", "#B0BEC5", "#B0BEC5", "#B0BEC5", "#B0BEC5"]]}], "label": "Topic 38", "method": "update"}, {"args": [{"marker.color": [["#B0BEC5", "#B0BEC5", "#B0BEC5", "#B0BEC5", "#B0BEC5", "#B0BEC5", "#B0BEC5", "#B0BEC5", "#B0BEC5", "#B0BEC5", "#B0BEC5", "#B0BEC5", "#B0BEC5", "#B0BEC5", "#B0BEC5", "#B0BEC5", "#B0BEC5", "#B0BEC5", "#B0BEC5", "#B0BEC5", "#B0BEC5", "#B0BEC5", "#B0BEC5", "#B0BEC5", "#B0BEC5", "#B0BEC5", "#B0BEC5", "#B0BEC5", "#B0BEC5", "#B0BEC5", "#B0BEC5", "#B0BEC5", "#B0BEC5", "#B0BEC5", "#B0BEC5", "#B0BEC5", "#B0BEC5", "#B0BEC5", "#B0BEC5", "red", "#B0BEC5", "#B0BEC5", "#B0BEC5", "#B0BEC5", "#B0BEC5", "#B0BEC5", "#B0BEC5"]]}], "label": "Topic 39", "method": "update"}, {"args": [{"marker.color": [["#B0BEC5", "#B0BEC5", "#B0BEC5", "#B0BEC5", "#B0BEC5", "#B0BEC5", "#B0BEC5", "#B0BEC5", "#B0BEC5", "#B0BEC5", "#B0BEC5", "#B0BEC5", "#B0BEC5", "#B0BEC5", "#B0BEC5", "#B0BEC5", "#B0BEC5", "#B0BEC5", "#B0BEC5", "#B0BEC5", "#B0BEC5", "#B0BEC5", "#B0BEC5", "#B0BEC5", "#B0BEC5", "#B0BEC5", "#B0BEC5", "#B0BEC5", "#B0BEC5", "#B0BEC5", "#B0BEC5", "#B0BEC5", "#B0BEC5", "#B0BEC5", "#B0BEC5", "#B0BEC5", "#B0BEC5", "#B0BEC5", "#B0BEC5", "#B0BEC5", "red", "#B0BEC5", "#B0BEC5", "#B0BEC5", "#B0BEC5", "#B0BEC5", "#B0BEC5"]]}], "label": "Topic 40", "method": "update"}, {"args": [{"marker.color": [["#B0BEC5", "#B0BEC5", "#B0BEC5", "#B0BEC5", "#B0BEC5", "#B0BEC5", "#B0BEC5", "#B0BEC5", "#B0BEC5", "#B0BEC5", "#B0BEC5", "#B0BEC5", "#B0BEC5", "#B0BEC5", "#B0BEC5", "#B0BEC5", "#B0BEC5", "#B0BEC5", "#B0BEC5", "#B0BEC5", "#B0BEC5", "#B0BEC5", "#B0BEC5", "#B0BEC5", "#B0BEC5", "#B0BEC5", "#B0BEC5", "#B0BEC5", "#B0BEC5", "#B0BEC5", "#B0BEC5", "#B0BEC5", "#B0BEC5", "#B0BEC5", "#B0BEC5", "#B0BEC5", "#B0BEC5", "#B0BEC5", "#B0BEC5", "#B0BEC5", "#B0BEC5", "red", "#B0BEC5", "#B0BEC5", "#B0BEC5", "#B0BEC5", "#B0BEC5"]]}], "label": "Topic 41", "method": "update"}, {"args": [{"marker.color": [["#B0BEC5", "#B0BEC5", "#B0BEC5", "#B0BEC5", "#B0BEC5", "#B0BEC5", "#B0BEC5", "#B0BEC5", "#B0BEC5", "#B0BEC5", "#B0BEC5", "#B0BEC5", "#B0BEC5", "#B0BEC5", "#B0BEC5", "#B0BEC5", "#B0BEC5", "#B0BEC5", "#B0BEC5", "#B0BEC5", "#B0BEC5", "#B0BEC5", "#B0BEC5", "#B0BEC5", "#B0BEC5", "#B0BEC5", "#B0BEC5", "#B0BEC5", "#B0BEC5", "#B0BEC5", "#B0BEC5", "#B0BEC5", "#B0BEC5", "#B0BEC5", "#B0BEC5", "#B0BEC5", "#B0BEC5", "#B0BEC5", "#B0BEC5", "#B0BEC5", "#B0BEC5", "#B0BEC5", "red", "#B0BEC5", "#B0BEC5", "#B0BEC5", "#B0BEC5"]]}], "label": "Topic 42", "method": "update"}, {"args": [{"marker.color": [["#B0BEC5", "#B0BEC5", "#B0BEC5", "#B0BEC5", "#B0BEC5", "#B0BEC5", "#B0BEC5", "#B0BEC5", "#B0BEC5", "#B0BEC5", "#B0BEC5", "#B0BEC5", "#B0BEC5", "#B0BEC5", "#B0BEC5", "#B0BEC5", "#B0BEC5", "#B0BEC5", "#B0BEC5", "#B0BEC5", "#B0BEC5", "#B0BEC5", "#B0BEC5", "#B0BEC5", "#B0BEC5", "#B0BEC5", "#B0BEC5", "#B0BEC5", "#B0BEC5", "#B0BEC5", "#B0BEC5", "#B0BEC5", "#B0BEC5", "#B0BEC5", "#B0BEC5", "#B0BEC5", "#B0BEC5", "#B0BEC5", "#B0BEC5", "#B0BEC5", "#B0BEC5", "#B0BEC5", "#B0BEC5", "red", "#B0BEC5", "#B0BEC5", "#B0BEC5"]]}], "label": "Topic 43", "method": "update"}, {"args": [{"marker.color": [["#B0BEC5", "#B0BEC5", "#B0BEC5", "#B0BEC5", "#B0BEC5", "#B0BEC5", "#B0BEC5", "#B0BEC5", "#B0BEC5", "#B0BEC5", "#B0BEC5", "#B0BEC5", "#B0BEC5", "#B0BEC5", "#B0BEC5", "#B0BEC5", "#B0BEC5", "#B0BEC5", "#B0BEC5", "#B0BEC5", "#B0BEC5", "#B0BEC5", "#B0BEC5", "#B0BEC5", "#B0BEC5", "#B0BEC5", "#B0BEC5", "#B0BEC5", "#B0BEC5", "#B0BEC5", "#B0BEC5", "#B0BEC5", "#B0BEC5", "#B0BEC5", "#B0BEC5", "#B0BEC5", "#B0BEC5", "#B0BEC5", "#B0BEC5", "#B0BEC5", "#B0BEC5", "#B0BEC5", "#B0BEC5", "#B0BEC5", "red", "#B0BEC5", "#B0BEC5"]]}], "label": "Topic 44", "method": "update"}, {"args": [{"marker.color": [["#B0BEC5", "#B0BEC5", "#B0BEC5", "#B0BEC5", "#B0BEC5", "#B0BEC5", "#B0BEC5", "#B0BEC5", "#B0BEC5", "#B0BEC5", "#B0BEC5", "#B0BEC5", "#B0BEC5", "#B0BEC5", "#B0BEC5", "#B0BEC5", "#B0BEC5", "#B0BEC5", "#B0BEC5", "#B0BEC5", "#B0BEC5", "#B0BEC5", "#B0BEC5", "#B0BEC5", "#B0BEC5", "#B0BEC5", "#B0BEC5", "#B0BEC5", "#B0BEC5", "#B0BEC5", "#B0BEC5", "#B0BEC5", "#B0BEC5", "#B0BEC5", "#B0BEC5", "#B0BEC5", "#B0BEC5", "#B0BEC5", "#B0BEC5", "#B0BEC5", "#B0BEC5", "#B0BEC5", "#B0BEC5", "#B0BEC5", "#B0BEC5", "red", "#B0BEC5"]]}], "label": "Topic 45", "method": "update"}, {"args": [{"marker.color": [["#B0BEC5", "#B0BEC5", "#B0BEC5", "#B0BEC5", "#B0BEC5", "#B0BEC5", "#B0BEC5", "#B0BEC5", "#B0BEC5", "#B0BEC5", "#B0BEC5", "#B0BEC5", "#B0BEC5", "#B0BEC5", "#B0BEC5", "#B0BEC5", "#B0BEC5", "#B0BEC5", "#B0BEC5", "#B0BEC5", "#B0BEC5", "#B0BEC5", "#B0BEC5", "#B0BEC5", "#B0BEC5", "#B0BEC5", "#B0BEC5", "#B0BEC5", "#B0BEC5", "#B0BEC5", "#B0BEC5", "#B0BEC5", "#B0BEC5", "#B0BEC5", "#B0BEC5", "#B0BEC5", "#B0BEC5", "#B0BEC5", "#B0BEC5", "#B0BEC5", "#B0BEC5", "#B0BEC5", "#B0BEC5", "#B0BEC5", "#B0BEC5", "#B0BEC5", "red"]]}], "label": "Topic 46", "method": "update"}]}], "title": {"font": {"color": "Black", "size": 22}, "text": "<b>Intertopic Distance Map</b>", "x": 0.5, "xanchor": "center", "y": 0.95, "yanchor": "top"}, "width": 650, "xaxis": {"anchor": "y", "domain": [0, 1], "range": [-11.4, 20.98], "title": {"text": ""}, "visible": false}, "yaxis": {"anchor": "x", "domain": [0, 1], "range": [-5.791, 13.94], "title": {"text": ""}, "visible": false}}}
